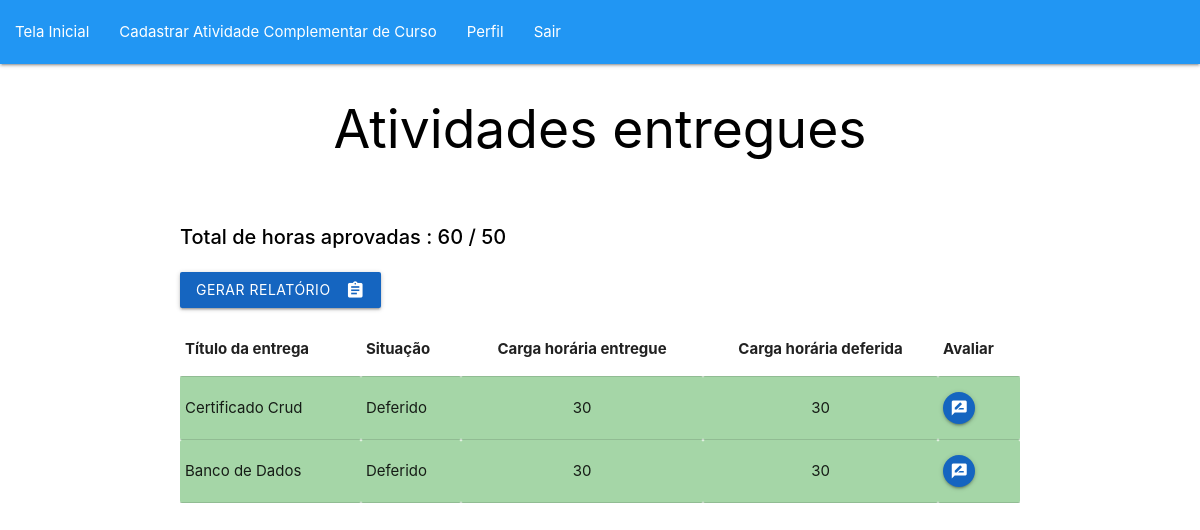
/validacao/validar.php?id=97 (signed in), run on the app's committed database.
### tables this page shows
CREATE TABLE IF NOT EXISTS `aluno` (
  `id_aluno` int NOT NULL AUTO_INCREMENT,
  `nome` varchar(255) DEFAULT NULL,
  `matricula` char(10) DEFAULT NULL,
  `email` varchar(255) DEFAULT NULL,
  `senha` varchar(255) DEFAULT NULL,
  `conclusao_horas` int NOT NULL,
  `id_curso` int DEFAULT NULL,
  PRIMARY KEY (`id_aluno`),
  KEY `fk_aluno_curso` (`id_curso`)
);

CREATE TABLE IF NOT EXISTS `curso` (
  `id_curso` int NOT NULL AUTO_INCREMENT,
  `nome_curso` varchar(255) NOT NULL,
  `carga_horaria` int NOT NULL,
  PRIMARY KEY (`id_curso`)
);

CREATE TABLE IF NOT EXISTS `entrega_atividade` (
  `id_entrega_atividade` int NOT NULL AUTO_INCREMENT,
  `titulo_certificado` varchar(255) DEFAULT NULL,
  `carga_horaria_certificado` int DEFAULT NULL,
  `certificado` varchar(255) DEFAULT NULL,
  `carga_horaria_aprovada` int DEFAULT NULL,
  `status` varchar(255) DEFAULT NULL,
  `id_aluno` int DEFAULT NULL,
  `caminho` varchar(255) NOT NULL,
  `id_atividade_complementar` int NOT NULL,
  `observacoes` text NOT NULL,
  PRIMARY KEY (`id_entrega_atividade`),
  KEY `fk_aluno_entrega_atividade` (`id_aluno`),
  KEY `fk_id_atividade_complementar` (`id_atividade_complementar`)
);

### conecta.php (called while the page is built, shortened)
<?php
function excutarSQL($mysql, $sql)
{
    $resultado = mysqli_query($mysql, $sql);
    return $resultado;
}

### validacao/validar.php (the view, shortened to what this page needs)
<?php
$id = $_GET['id'];
require_once "../conecta.php";
$mysql = conectar();
$sql = "SELECT a.id_aluno, a.nome, a.matricula, a.email,
 ea.id_entrega_atividade, ea.status,
 ea.carga_horaria_certificado, ea.carga_horaria_aprovada,
 ea.status, ea.certificado, ea.caminho, ea.titulo_certificado,
 ea.observacoes, ac.descricao,
 ac.natureza, c.carga_horaria
 FROM aluno a
INNER JOIN entrega_atividade ea
ON a.id_aluno = $id AND ea.id_aluno = $id
INNER JOIN atividade_complementar ac
ON ea.id_atividade_complementar = ac.id_atividade_complementar
INNER JOIN curso c
ON a.id_curso AND c.id_curso = " . $_SESSION['coordenador'][2] . "
";
$resultado = excutarSQL($mysql, $sql);
?>
<!DOCTYPE html>
<html lang="pt-br">
<head>
    <link type="text/css" rel="stylesheet" href="../materialize/css/materialize.min.css" media="screen,projection" />
</head>
<body>
    <?php
    require_once "../boasPraticas/headerNav.php";
    ?>
    <main class="container">
        <h2 class="center-align">Atividades entregues</h2><br>
        <?php
        $entrega = mysqli_fetch_all($resultado, MYSQLI_ASSOC);
        $sql_total_horas = "SELECT SUM(ea.carga_horaria_aprovada ) FROM entrega_atividade ea WHERE ea.status = 'Deferido' AND ea.id_aluno = $id";
        $execucao_total_horas = excutarSQL($mysql, $sql_total_horas);
        $horas_totais_aprovadas = mysqli_fetch_assoc($execucao_total_horas);
        if ($horas_totais_aprovadas['SUM(ea.carga_horaria_aprovada )'] == 0) {
            $quantidade_total_horas = 0;
        } else {
            $quantidade_total_horas = $horas_totais_aprovadas['SUM(ea.carga_horaria_aprovada )'];
        }
        $imprimido = false;
        foreach ($entrega as $contagem_total) {
            if (!$imprimido) {
        ?>
                <p class="contagem"><strong>Total de horas aprovadas : <?php echo $quantidade_total_horas . " " . "/" . " " . $contagem_total['carga_horaria'] ?></strong></p>
                <?php
                $imprimido = true;
            }
        }
        $imprimido_certificado = false;
        foreach ($entrega as $certificado) {
            if ($quantidade_total_horas >= $certificado['carga_horaria']) {
                if (!$imprimido_certificado) {
                ?>
                    <a href="../relatorio.php?id=<?php echo $id; ?>"
                        class="btn waves-effect waves-light #1565c0 blue darken-3 lighten-3 relatorio">
                        <i class="material-icons right">assignment</i>Gerar relatório
                    </a>
        <?php
                    $imprimido_certificado = true;
                }
            }
        }
        ?>
        <table>
            <thead>
                <tr>
                    <th>Título da entrega</th>
                    <th>Situação</th>
                    <th class="teste">Carga horária entregue</th>
                    <th class="teste">Carga horária deferida</th>
                    <th colspan="1">Avaliar</th>
                </tr>
            </thead>
            <tbody>
                <?php
                foreach ($entrega as $informacoes_entrega) {
                    if ($informacoes_entrega['status'] == "Deferido") {
                        echo "<tr class=\"#a5d6a7 green lighten-3\">";
                        echo "<td>" . $informacoes_entrega['titulo_certificado'] . "</td>";
                        echo "<td>" . $informacoes_entrega['status'] . "</td>";
                        echo "<td class=\"teste\">" . $informacoes_entrega['carga_horaria_certificado'] . "</td>";
                        echo "<td class=\"teste\">" . $informacoes_entrega['carga_horaria_aprovada'] . "</td>";
                        echo '<td> <a href="#modal' . $informacoes_entrega['id_entrega_atividade'] . '" class="btn-floating btn-small waves-effect waves-light #1565c0 blue darken-3 modal-trigger"><i class="material-icons">rate_review</i></a> </td>';
                        echo "</tr>";
                ?>
                        <?php
                    }
                }
                ?>
            </tbody>
        </table>
    </main>
    <br><br>
</body>
</html>

### validacao/validar.php (style rules this page uses)
.relatorio { margin-bottom: 15px; }
p, a, h2, h1, span { color: black; }
.contagem { font-size: 20px; }
.teste { justify-content: center; text-align: center; }

### data on the page
aluno: quantidade_total_horas "60", curso.carga_horaria "50", entrega_atividade.titulo_certificado "Certificado Crud", entrega_atividade.status "Deferido", entrega_atividade.carga_horaria_certificado "30", entrega_atividade.carga_horaria_aprovada "30", entrega_atividade.titulo_certificado "Banco de Dados"
